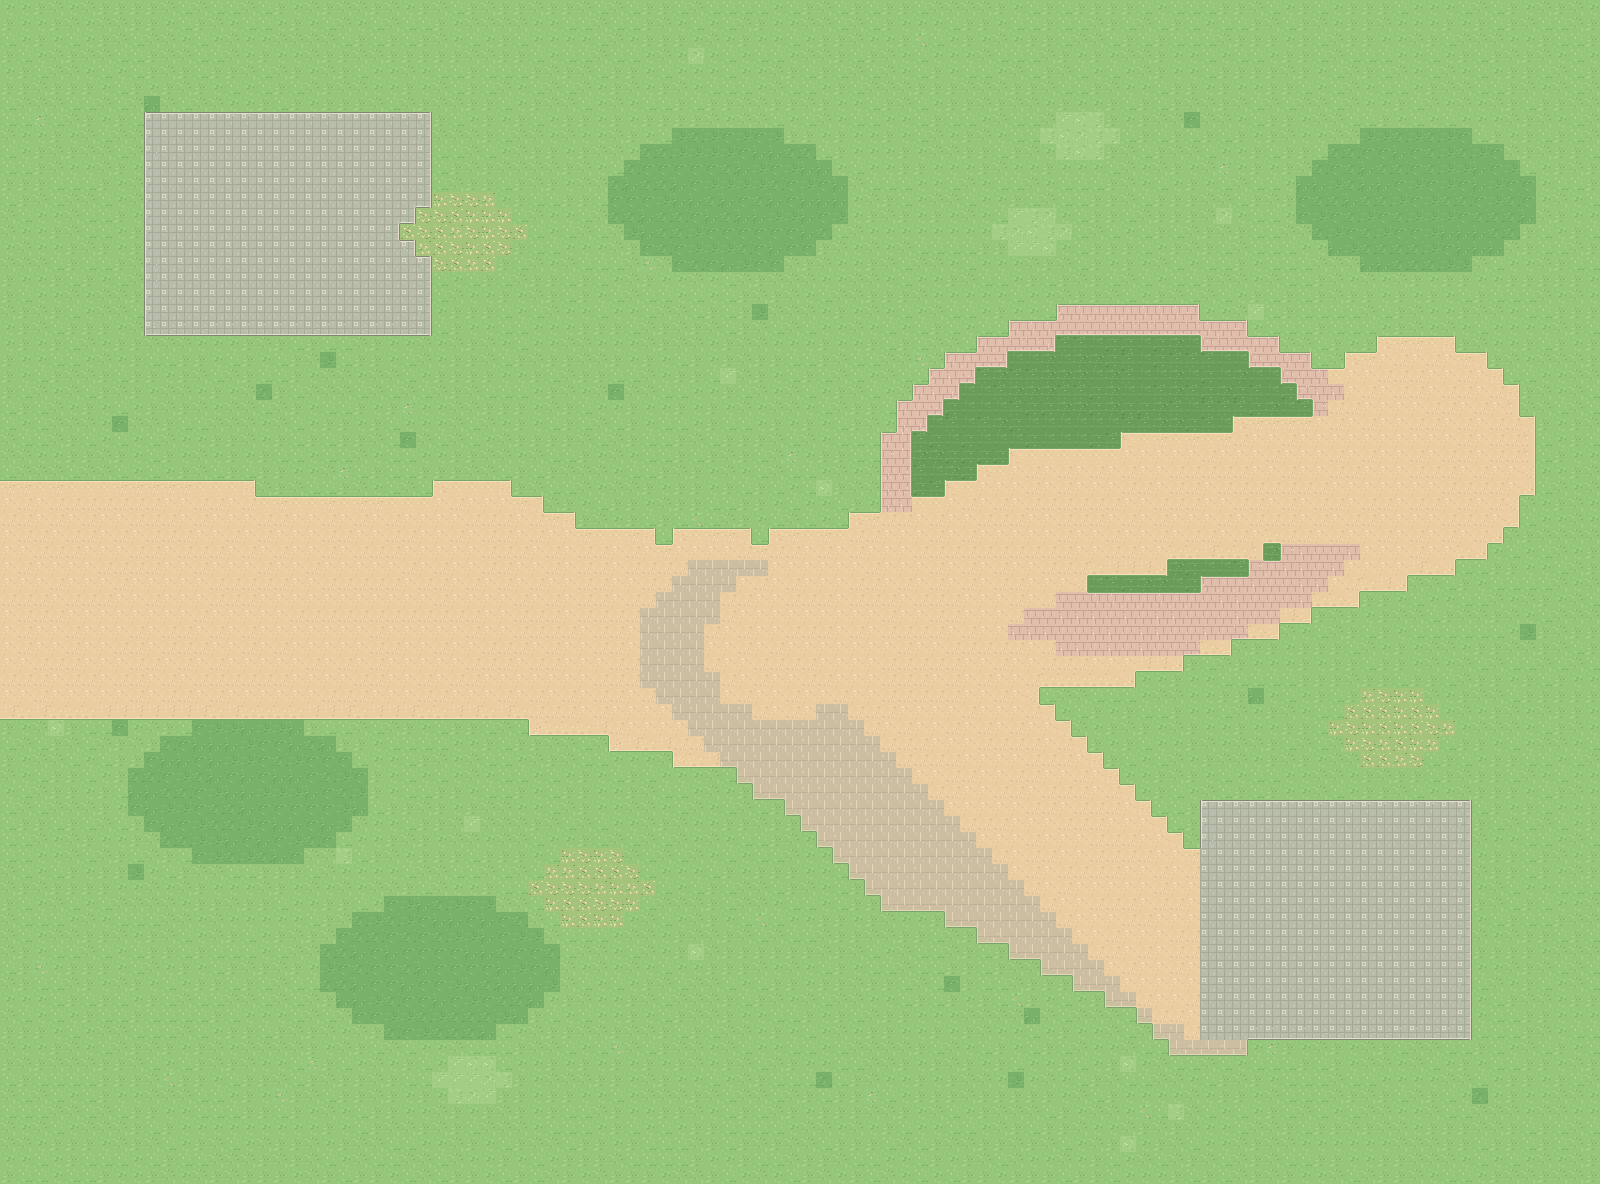

A 2D game scene composited from a Tiled map and its tileset images. What follows is a short description and the map's XML, with each tile layer's data collapsed to a summary:
An orthogonal 100x74 tile map with 16x16 px tiles, 4 tile layers (Ground, Landscape, Roads, BuildingPads) and 4 objects (2x building_slot, scene_portal, spawn).

<map version="1.10" tiledversion="1.11.2" orientation="orthogonal" renderorder="right-down" width="100" height="74" tilewidth="16" tileheight="16" infinite="0" nextlayerid="8" nextobjectid="100" backgroundcolor="#95C679">
  <properties>
    <property name="scene_id" value="02" />
    <property name="scene_name" value="东侧樟林" />
    <property name="origin_anchor" value="含弘门通道中心为世界(0,0)" />
    <property name="world_origin_x_px" type="int" value="800" />
    <property name="world_origin_y_px" type="int" value="-912" />
    <property name="player_sprite_width" type="int" value="48" />
    <property name="player_sprite_height" type="int" value="48" />
    <property name="tile_scale" type="int" value="16" />
    <property name="ground_only" type="bool" value="true" />
    <property name="scenery_collision_layer" value="not_added_yet" />
  </properties>
  <tileset firstgid="1" name="swu_terrain_16" tilewidth="16" tileheight="16" tilecount="312" columns="16">
    <image source="../assets/ground_tiles_16.png" width="256" height="320" />
  </tileset>
  <layer id="1" name="Ground" width="100" height="74">
    <data>[7400 cells, 7400 non-empty, 4 distinct tile ids]</data>
  </layer>
  <layer id="2" name="Landscape" width="100" height="74">
    <data>[7400 cells, 737 non-empty, 20 distinct tile ids]</data>
  </layer>
  <layer id="3" name="Roads" width="100" height="74">
    <data>[7400 cells, 1762 non-empty, 41 distinct tile ids]</data>
  </layer>
  <layer id="4" name="BuildingPads" width="100" height="74">
    <data>[7400 cells, 503 non-empty, 16 distinct tile ids]</data>
  </layer>
  <objectgroup id="5" name="BuildingSlots" visible="0" color="#D9B768">
    <object id="1" name="slot_02_01" type="building_slot" x="144" y="112" width="288" height="224">
      <properties>
        <property name="display_name" value="樟林边缘预留地 A" />
        <property name="confidence" value="unverified" />
        <property name="note" value="地面预留，不是已绘制建筑；不自动阻挡角色" />
        <property name="future_collision" type="bool" value="true" />
        <property name="currently_walkable" type="bool" value="true" />
      </properties>
    </object>
    <object id="2" name="slot_02_02" type="building_slot" x="1200" y="800" width="272" height="240">
      <properties>
        <property name="display_name" value="樟林东侧建筑预留" />
        <property name="confidence" value="unverified" />
        <property name="note" value="地面预留，不是已绘制建筑；不自动阻挡角色" />
        <property name="future_collision" type="bool" value="true" />
        <property name="currently_walkable" type="bool" value="true" />
      </properties>
    </object>
  </objectgroup>
  <objectgroup id="6" name="Portals" visible="0" color="#4CA3D9">
    <object id="3" name="exit_west" type="scene_portal" x="0" y="480" width="80" height="240">
      <properties>
        <property name="direction" value="west" />
        <property name="target_scene" value="00" />
        <property name="target_portal" value="exit_east" />
        <property name="spawn_x_px" type="int" value="1424" />
        <property name="spawn_y_px" type="int" value="592" />
        <property name="trigger" value="cross_map_edge" />
        <property name="enabled" type="bool" value="true" />
      </properties>
    </object>
  </objectgroup>
  <objectgroup id="7" name="Spawn" visible="0" color="#74B877">
    <object id="4" name="player_start" type="spawn" x="256" y="592" width="0" height="0">
      <properties>
        <property name="feet_position" type="bool" value="true" />
        <property name="sprite_width" type="int" value="48" />
        <property name="sprite_height" type="int" value="48" />
      </properties>
    </object>
  </objectgroup>
</map>
